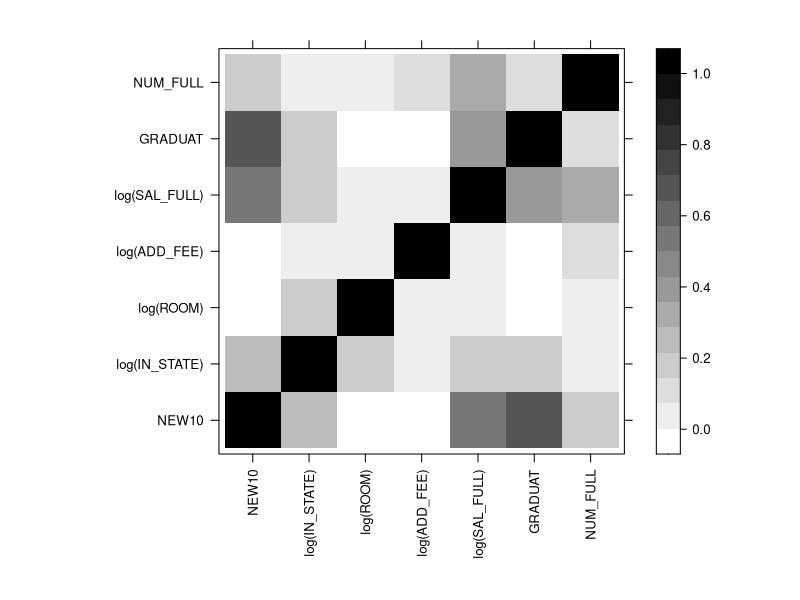
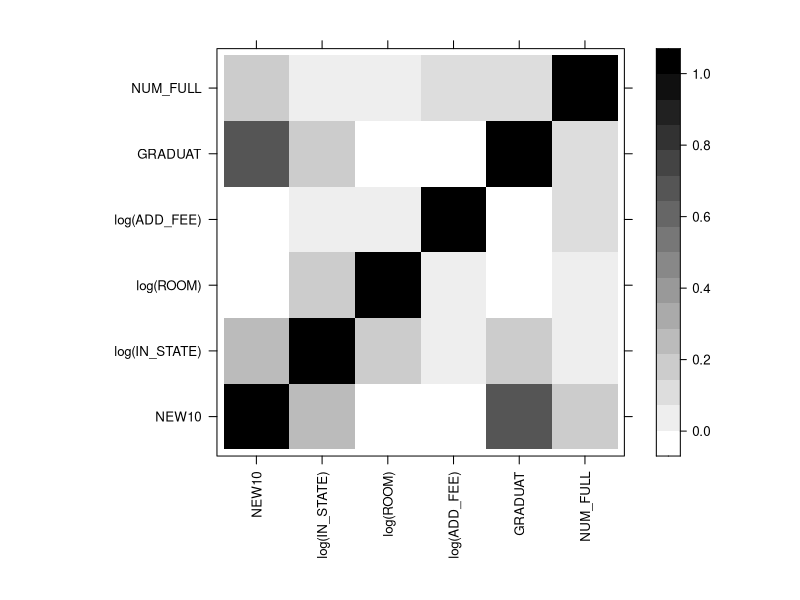
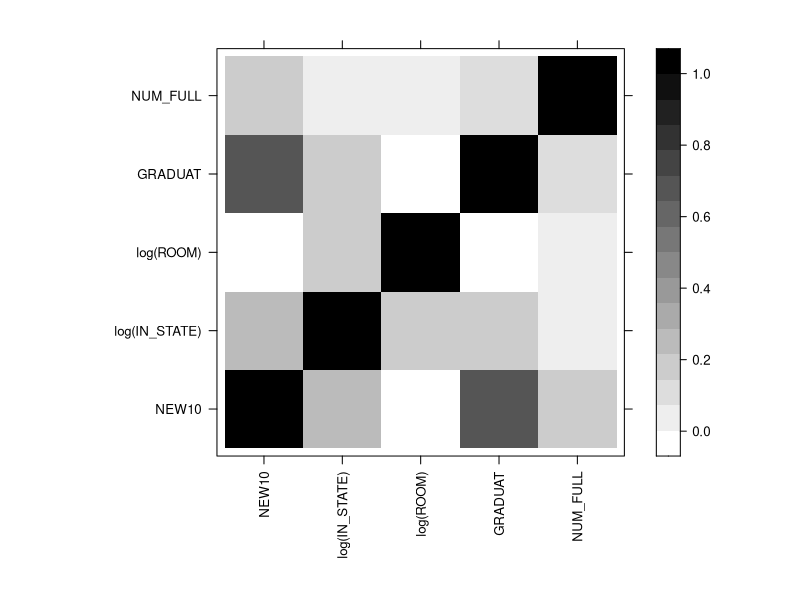
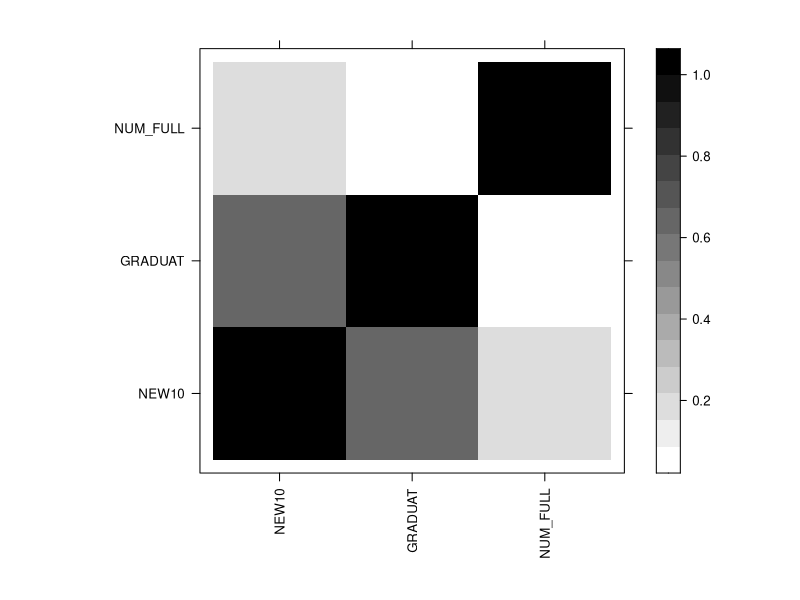
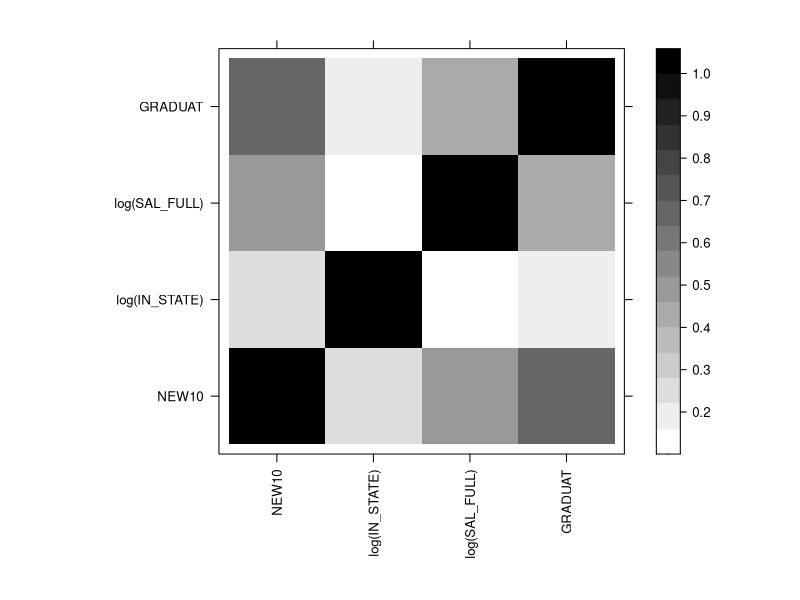
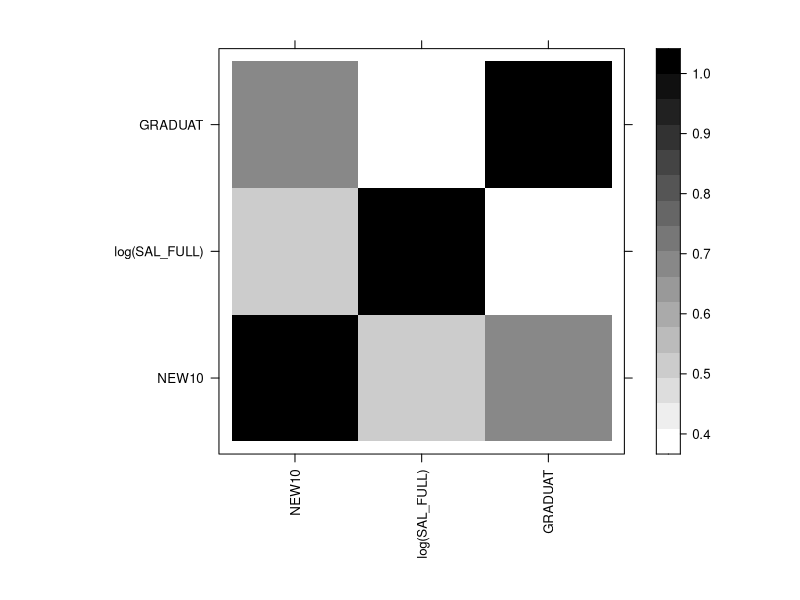

Generate these figures, in order, with R:
## ---- chunk 1
library(MASS)
library(lattice)
library(latticeExtra)
library(e1071)

df <- read.csv2(file = "input-data/I.csv")
df <- subset(df, select = c(PPIND, NEW10, FULLTIME, IN_STATE, ROOM, ADD_FEE,
                            PH_D, GRADUAT, SAL_FULL, NUM_FULL))
df$PPIND <- factor(df$PPIND, labels = c("Public", "Private"))
df <- na.exclude(df)
df.priv <- subset(df, PPIND == "Private")

# all predictors with log
fit2 <- lm(NEW10 ~ FULLTIME + log(IN_STATE) + log(ROOM) + log(ADD_FEE) + 
           log(SAL_FULL) + PH_D + GRADUAT + NUM_FULL, data = df.priv)
summary(fit2)
## ---- chunk 2
# manual removing
fit2.manual <- lm(NEW10 ~ log(IN_STATE) + log(ROOM) + log(ADD_FEE) + 
                    log(SAL_FULL) + GRADUAT + NUM_FULL, data = df.priv)
summary(fit2.manual)
AIC(fit2.manual)
tune(lm, fit2.manual$call$formula, data = df.priv,
     tunecontrol = tune.control(sampling = "cross", cross = 36))
levelplot(cor(fit2.manual$model)^2, par.settings = list(regions = list(col = colorRampPalette(grey(1:0)))),
          scales = list(x = list(rot = 90)), xlab = "", ylab = "")
## ---- chunk 3
fit2.manual <- lm(NEW10 ~ log(IN_STATE) + log(ROOM) + log(ADD_FEE) + 
                                    GRADUAT + NUM_FULL, data = df.priv)
summary(fit2.manual)
AIC(fit2.manual)
tune(lm, fit2.manual$call$formula, data = df.priv,
     tunecontrol = tune.control(sampling = "cross", cross = 36))
levelplot(cor(fit2.manual$model)^2, par.settings = list(regions = list(col = colorRampPalette(grey(1:0)))),
          scales = list(x = list(rot = 90)), xlab = "", ylab = "")
## ---- chunk 4
fit2.manual <- lm(NEW10 ~ log(IN_STATE) + log(ROOM) + 
                    GRADUAT + NUM_FULL, data = df.priv)
summary(fit2.manual)
AIC(fit2.manual)
tune(lm, fit2.manual$call$formula, data = df.priv,
     tunecontrol = tune.control(sampling = "cross", cross = 36))
levelplot(cor(fit2.manual$model)^2, par.settings = list(regions = list(col = colorRampPalette(grey(1:0)))),
          scales = list(x = list(rot = 90)), xlab = "", ylab = "")
## ---- chunk 5
fit2.manual <- lm(NEW10 ~
                    GRADUAT + NUM_FULL, data = df.priv)
summary(fit2.manual)
AIC(fit2.manual)
tune(lm, fit2.manual$call$formula, data = df.priv,
     tunecontrol = tune.control(sampling = "cross", cross = 36))
levelplot(cor(fit2.manual$model)^2, par.settings = list(regions = list(col = colorRampPalette(grey(1:0)))),
          scales = list(x = list(rot = 90)), xlab = "", ylab = "")
## ---- chunk 6
# removing with stepAIC
fit2.aic <- stepAIC(fit2)
summary(fit2.aic)
AIC(fit2.aic)
tune(lm, fit2.aic$call$formula, data = df.priv,
     tunecontrol = tune.control(sampling = "cross", cross = 36))
levelplot(cor(fit2.aic$model)^2, par.settings = list(regions = list(col = colorRampPalette(grey(1:0)))),
          scales = list(x = list(rot = 90)), xlab = "", ylab = "")
## ---- chunk 7
fit2.aic <- update(fit2.aic, . ~ . - log(IN_STATE))
summary(fit2.aic)
AIC(fit2.aic)
tune(lm, fit2.aic$call$formula, data = df.priv,
     tunecontrol = tune.control(sampling = "cross", cross = 36))
levelplot(cor(fit2.aic$model)^2, par.settings = list(regions = list(col = colorRampPalette(grey(1:0)))),
          scales = list(x = list(rot = 90)), xlab = "", ylab = "")
## ---- chunk 8
# general model
contrasts(df$PPIND) <- contr.treatment
contrasts(df$PPIND)
df$PPIND <- as.factor(df$PPIND)

gm <- lm(formula = NEW10 ~ (log(IN_STATE) + log(ADD_FEE) + GRADUAT + NUM_FULL) * PPIND, data = df)
summary(gm)
AIC(gm)
tune(lm, gm$call$formula, data = df,
     tunecontrol = tune.control(sampling = "cross", cross = 95))

gm.aic <- stepAIC(gm)
summary(gm.aic)
AIC(gm.aic)
tune(lm, gm.aic$call$formula, data = df,
     tunecontrol = tune.control(sampling = "cross", cross = 95))
